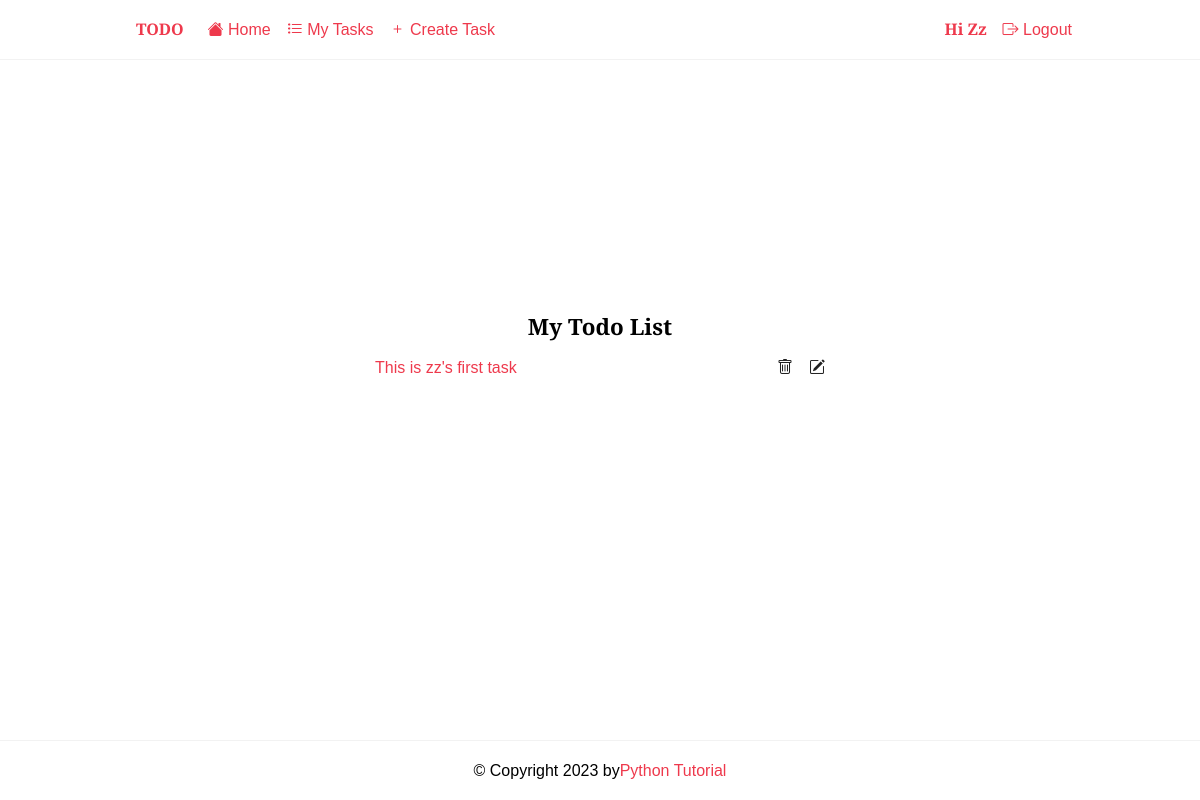
/tasks/ (signed in), run on an earlier commit of the app's database.
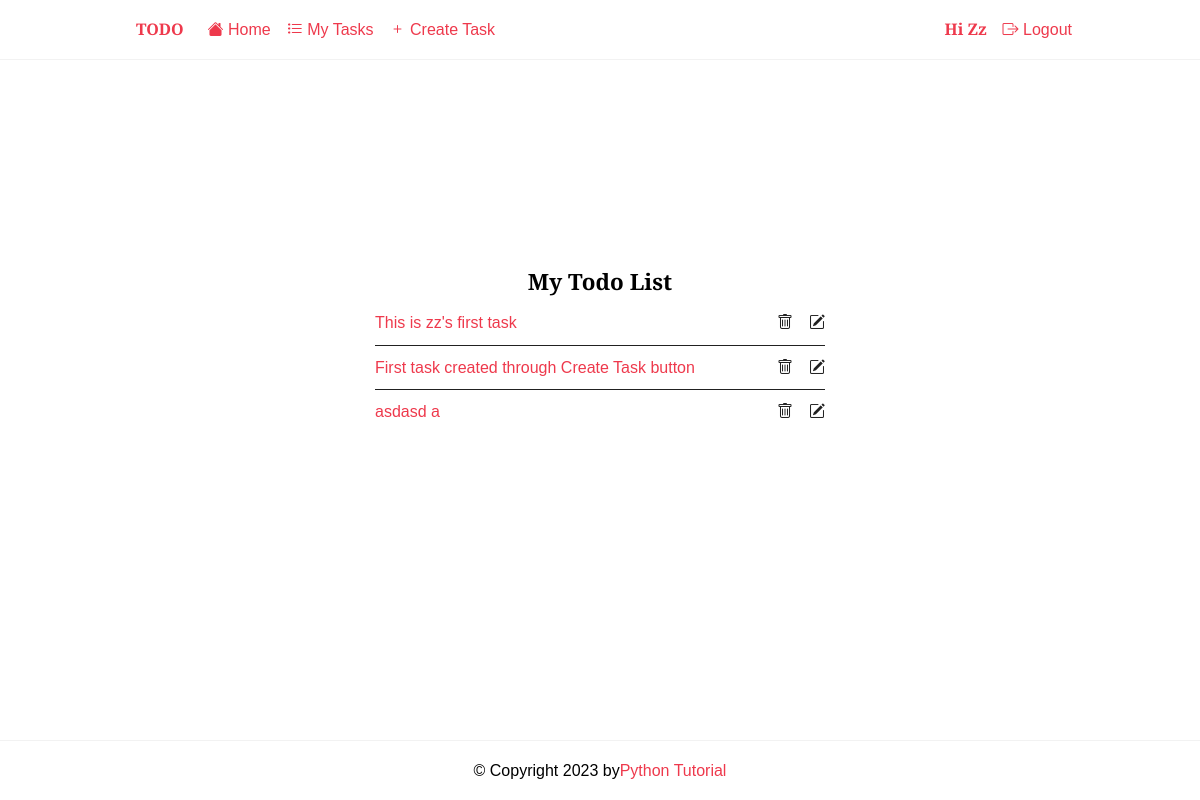
And on a later commit of the database.
### todo/models.py (models this page shows, shortened)
class Task(models.Model):
    title = models.CharField(max_length=255)
    description = models.TextField(null=True, blank=True)
    completed = models.BooleanField(default=False)
    created_at = models.DateTimeField(auto_now_add=True)
    user = models.ForeignKey(User, on_delete=models.CASCADE, null=True, blank=True)
    class Meta:
        ordering = ["completed"]

### todo/views.py (the view)
# urls.py: path("tasks/", views.TaskList.as_view(), name="tasks"),
class TaskList(LoginRequiredMixin, generic.ListView):
    model = Task
    context_object_name = 'tasks'

### todo/templates/todo/task_list.html
{% extends 'base.html' %}
{% block content %}
<div class="center">
	<h2>My Todo List</h2>
	{% if tasks %}
	<ul class="tasks">
		{% for task in tasks %}
			<li><a href="{% url 'todo:task_detail' task.id %}" class="{% if task.completed %}completed{% endif %}">{{ task.title }}</a>
				<div  class="task-controls">
				 	<a href="{% url 'todo:task_delete' task.id %}"><i class="bi bi-trash"></i> </a>
					<a href="{% url 'todo:task_update' task.id %}"><i class="bi bi-pencil-square"></i></a>
		        </div>
		    </li>
		{% endfor %}
	{% else %}
		<p>😎Yeah~ you have no pending tasks!🎉</p>
        <a href="{% url 'todo:task_create' %}">Creat task</a>
	{% endif %}
	</ul>
</div>
{% endblock content %}

What changed in the data, as far as the page shows it:
added Task: title "First task created through Create Task button"
added Task: title "asdasd a"
